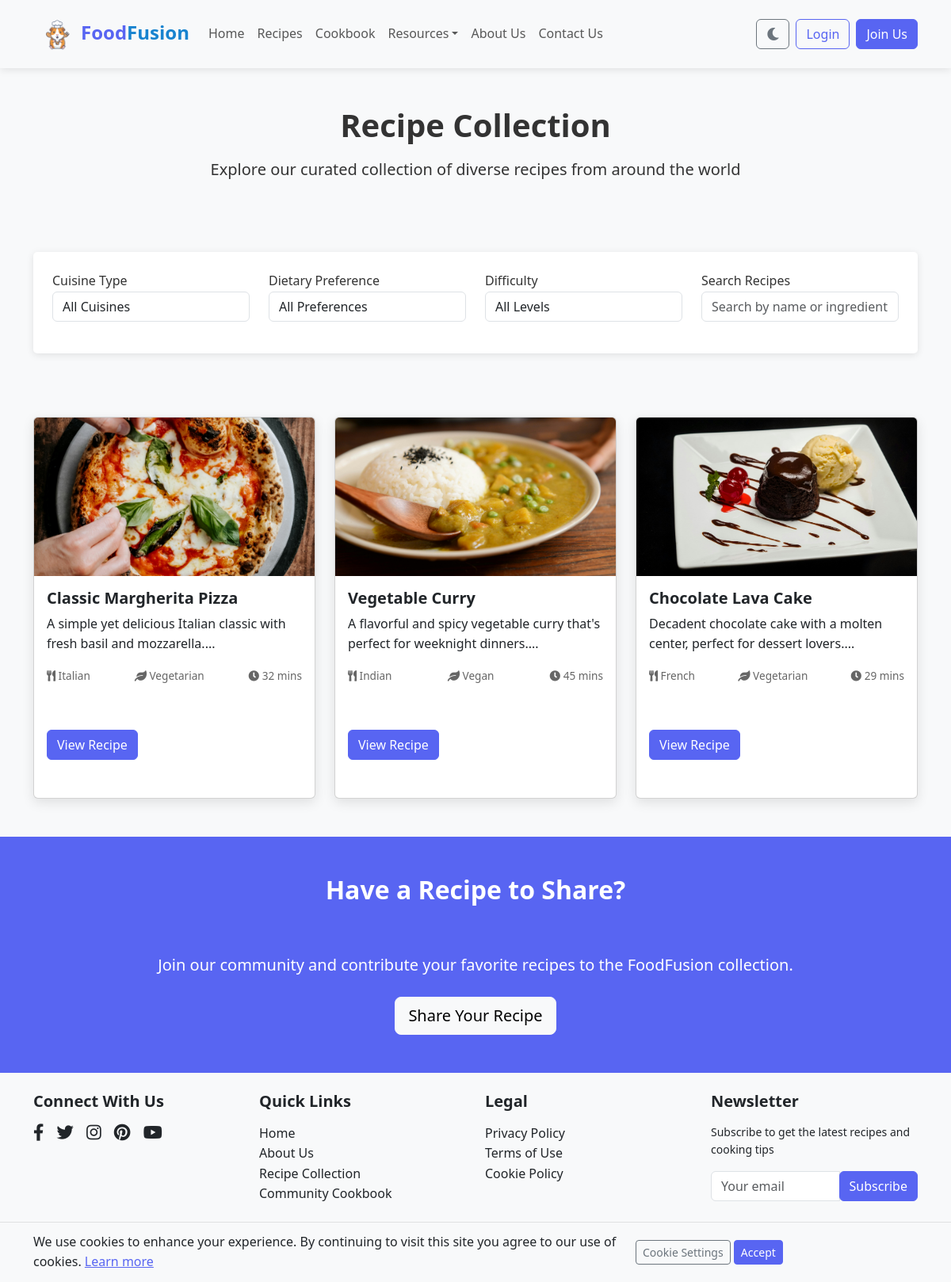
Page /recipes.php on the committed database.
### tables this page shows
CREATE TABLE `recipes` (
  `id` int(11) NOT NULL,
  `user_id` int(11) DEFAULT NULL,
  `title` varchar(100) NOT NULL,
  `is_community` tinyint(1) NOT NULL DEFAULT 1,
  `description` text NOT NULL,
  `ingredients` text NOT NULL,
  `instructions` text NOT NULL,
  `cuisine_type` varchar(50) NOT NULL,
  `dietary_pref` varchar(50) NOT NULL,
  `difficulty` varchar(20) NOT NULL,
  `prep_time` int(11) NOT NULL,
  `cook_time` int(11) NOT NULL,
  `image_path` varchar(255) DEFAULT NULL,
  `created_at` timestamp NOT NULL DEFAULT current_timestamp()
);

### recipes.php (the view, shortened to what this page needs)
<?php
require_once 'config/db.php';
include_once 'includes/header.php';
$recipes_query = "SELECT * FROM recipes ORDER BY created_at DESC";
$recipes = mysqli_query($conn, $recipes_query);
?>
<section class="recipe-header py-5">
    <div class="container text-center">
        <h1>Recipe Collection</h1>
        <p class="lead">Explore our curated collection of diverse recipes from around the world</p>
    </div>
</section>
<section class="recipe-filters py-4">
    <div class="container">
        <div class="filter-section">
            <div class="row">
                <div class="col-md-3 mb-3">
                    <label for="cuisine-filter">Cuisine Type</label>
                    <select id="cuisine-filter" class="form-control recipe-filter">
                        <option value="all">All Cuisines</option>
                    </select>
                </div>
                <div class="col-md-3 mb-3">
                    <label for="dietary-filter">Dietary Preference</label>
                    <select id="dietary-filter" class="form-control recipe-filter">
                        <option value="all">All Preferences</option>
                    </select>
                </div>
                <div class="col-md-3 mb-3">
                    <label for="difficulty-filter">Difficulty</label>
                    <select id="difficulty-filter" class="form-control recipe-filter">
                        <option value="all">All Levels</option>
                    </select>
                </div>
                <div class="col-md-3 mb-3">
                    <label for="recipe-search">Search Recipes</label>
                    <input type="text" id="recipe-search" class="form-control" placeholder="Search by name or ingredient">
                </div>
            </div>
        </div>
    </div>
</section>
<section class="recipe-collection py-4">
    <div class="container">
        <div class="row" id="recipe-grid">
            <?php
            if (mysqli_num_rows($recipes) > 0) {
                while ($recipe = mysqli_fetch_assoc($recipes)) {
            ?>
                <div class="col-md-4 mb-4 recipe-item"
                     data-cuisine="<?php echo $recipe['cuisine_type']; ?>"
                     data-dietary="<?php echo $recipe['dietary_pref']; ?>"
                     data-difficulty="<?php echo $recipe['difficulty']; ?>">
                    <div class="card recipe-card h-100">
                        <img src="<?php echo $recipe['image_path']; ?>" class="card-img-top" alt="<?php echo $recipe['title']; ?>">
                        <div class="card-body">
                            <h5 class="card-title"><?php echo $recipe['title']; ?></h5>
                            <p class="card-text"><?php echo substr($recipe['description'], 0, 100) . '...'; ?></p>
                            <div class="recipe-meta">
                                <span><i class="fas fa-utensils"></i> <?php echo $recipe['cuisine_type']; ?></span>
                                <span><i class="fas fa-leaf"></i> <?php echo $recipe['dietary_pref']; ?></span>
                                <span><i class="fas fa-clock"></i> <?php echo $recipe['prep_time'] + $recipe['cook_time']; ?> mins</span>
                            </div>
                            <div class="difficulty-badge mt-2 mb-3">
                                <span class="badge badge-<?php
                                    echo $recipe['difficulty'] == 'Easy' ? 'success' :
                                        ($recipe['difficulty'] == 'Medium' ? 'warning' : 'danger');
                                ?>">
                                </span>
                            </div>
                            <a href="recipe.php?id=<?php echo $recipe['id']; ?>" class="btn btn-primary">View Recipe</a>
                        </div>
                    </div>
                </div>
            <?php
                }
            } else {
                echo '<div class="col-12 text-center"><p>No recipes found. Be the first to add a recipe!</p></div>';
            }
            ?>
        </div>
    </div>
</section>
<section class="share-recipe-cta bg-primary text-white py-5 text-center">
    <div class="container">
        <h2>Have a Recipe to Share?</h2>
        <p class="lead mb-4">Join our community and contribute your favorite recipes to the FoodFusion collection.</p>
        <a href="community.php" class="btn btn-light btn-lg">Share Your Recipe</a>
    </div>
</section>
<?php
include_once 'includes/footer.php';
?>

### assets/css/style.css (style rules this page uses)
:root { --primary-color: #5865f2; --secondary-color: rgba(24, 131, 207, 1); --dark-color: rgb(25, 27, 41); --light-color: #f9f9f9; --success-color: #6ab04c; --warning-color: #f0932b; --danger-color: #eb4d4b; }
body { font-family: "Segoe UI", Tahoma, Geneva, Verdana, sans-serif; line-height: 1.6; color: #333; background-color: #f8f9fa; }
h1, h2, h3, h4, h5, h6 { font-weight: 700; margin-bottom: 1rem; }
a { color: var(--primary-color); transition: all 0.3s ease; }
.btn-primary { background-color: var(--primary-color); border-color: var(--primary-color); }
.bg-primary { background-color: var(--primary-color) !important; }
section { padding: 4rem 0; }
section h2 { text-align: center; margin-bottom: 3rem; position: relative; }
section h2:after { content: ""; display: block; width: 50px; height: 3px; background-color: var(--primary-color); margin: 0.5rem auto; }
.card { background: #fff; }
.recipe-card { margin-bottom: 2rem; box-shadow: 0 5px 15px rgba(0, 0, 0, 0.1); transition: transform 0.3s ease; height: 100%; }
.recipe-card .card-img-top { height: 200px; object-fit: cover; }
.recipe-meta { display: flex; justify-content: space-between; margin: 1rem 0; font-size: 0.85rem; color: #666; }
.filter-section { background-color: #fff; padding: 1.5rem; border-radius: 5px; box-shadow: 0 2px 10px rgba(0, 0, 0, 0.1); margin-bottom: 2rem; }

### includes/header.php (style rules this page uses)
:root { --primary-color: #5865F2; --secondary-color: rgba(24, 131, 207, 1) }
.btn-primary { background-color: var(--primary-color); border-color: var(--primary-color); }
.bg-primary { background-color: var(--primary-color) !important; }

### rows in the picture
recipes: image_path (picture), title "Classic Margherita Pizza", description "A simple yet delicious Italian classic with fresh basil and mozzarella.", cuisine_type "Italian", dietary_pref "Vegetarian", $recipe['prep_time'] + $recipe['cook_time'] "32"
recipes: image_path (picture), title "Vegetable Curry", description "A flavorful and spicy vegetable curry that's perfect for weeknight dinners.", cuisine_type "Indian", dietary_pref "Vegan", $recipe['prep_time'] + $recipe['cook_time'] "45"
recipes: image_path (picture), title "Chocolate Lava Cake", description "Decadent chocolate cake with a molten center, perfect for dessert lovers.", cuisine_type "French", dietary_pref "Vegetarian", $recipe['prep_time'] + $recipe['cook_time'] "29"
